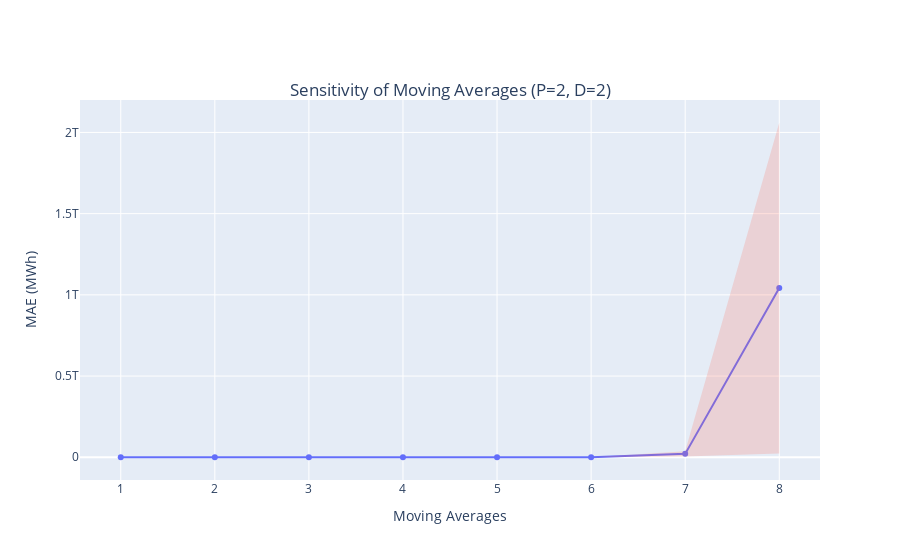

The notebook cell this image was saved under:
### Code cell
x = sens_df[(sens_df.D==2)&(sens_df.P==0)].Q
y = sens_df[(sens_df.D==2)&(sens_df.P==0)].means
stds = sens_df[(sens_df.D==2)&(sens_df.P==0)].stds
fig = go.Figure()
fig.add_trace(
    go.Scatter(
        x=x,
        y=y,
        showlegend=False
    )
)
fig.add_trace(
    go.Scatter(
        x = pd.concat([x, x[::-1]]),
        y = pd.concat([y + stds, (y - stds)[::-1]]),
        fill='toself',
        fillcolor='rgba(255,100,80,0.2)',
        line=dict(color='rgba(255,255,255,0)'),
        hoverinfo="skip",
        showlegend=False
    )
)
fig.update_layout(
    title={"text": "Sensitivity of Moving Averages (P=2, D=2)", "xanchor": 'center', 'x': 0.5, 'y':0.85},
    xaxis_title="Moving Averages",
    yaxis_title="MAE (MWh)"
)
fig.show()
fig.write_image("sensma.png")

### Figure 1 — Plotly figure (JSON) as saved in the notebook; plotly's stock layout.template omitted (floating-point values rounded to 4 significant figures)
{"data": [{"showlegend": false, "type": "scatter", "x": [1, 2, 3, 4, 5, 6, 7, 8], "y": [9187.0, 14140.0, 21090.0, 826500.0, 15060000.0, 337500000.0, 20840000000.0, 1042000000000.0]}, {"fill": "toself", "fillcolor": "rgba(255,100,80,0.2)", "hoverinfo": "skip", "line": {"color": "rgba(255,255,255,0)"}, "showlegend": false, "type": "scatter", "x": [1, 2, 3, 4, 5, 6, 7, 8, 8, 7, 6, 5, 4, 3, 2, 1], "y": [10180.0, 20450.0, 34180.0, 1583000.0, 31180000.0, 566500000.0, 36760000000.0, 2060000000000.0, 23560000000.0, 4911000000.0, 108600000.0, -1064000.0, 69650.0, 8012.0, 7823.0, 8193.0]}], "layout": {"autosize": true, "title": {"text": "Sensitivity of Moving Averages (P=2, D=2)", "x": 0.5, "xanchor": "center", "y": 0.85}, "xaxis": {"autorange": true, "range": [0.5764, 8.424], "title": {"text": "Moving Averages"}, "type": "linear"}, "yaxis": {"autorange": true, "range": [-170000000000.0, 2230000000000.0], "title": {"text": "MAE (MWh)"}, "type": "linear"}}}
